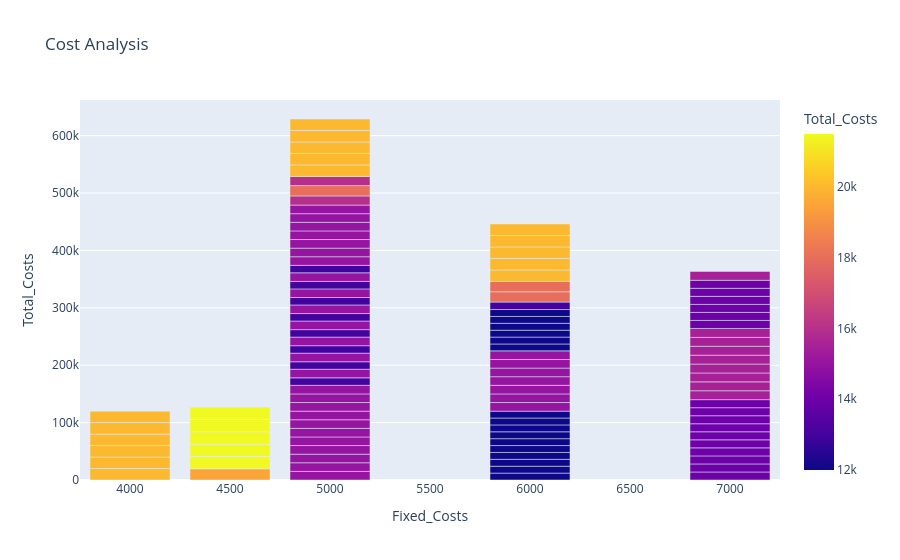

Write notebook code for a chart like this one.
### Markdown cell above
# Cost Analysis

### Code cell
fig = px.bar(df,x="Fixed_Costs",y="Total_Costs",color="Total_Costs",title="Cost Analysis")
fig.show()
